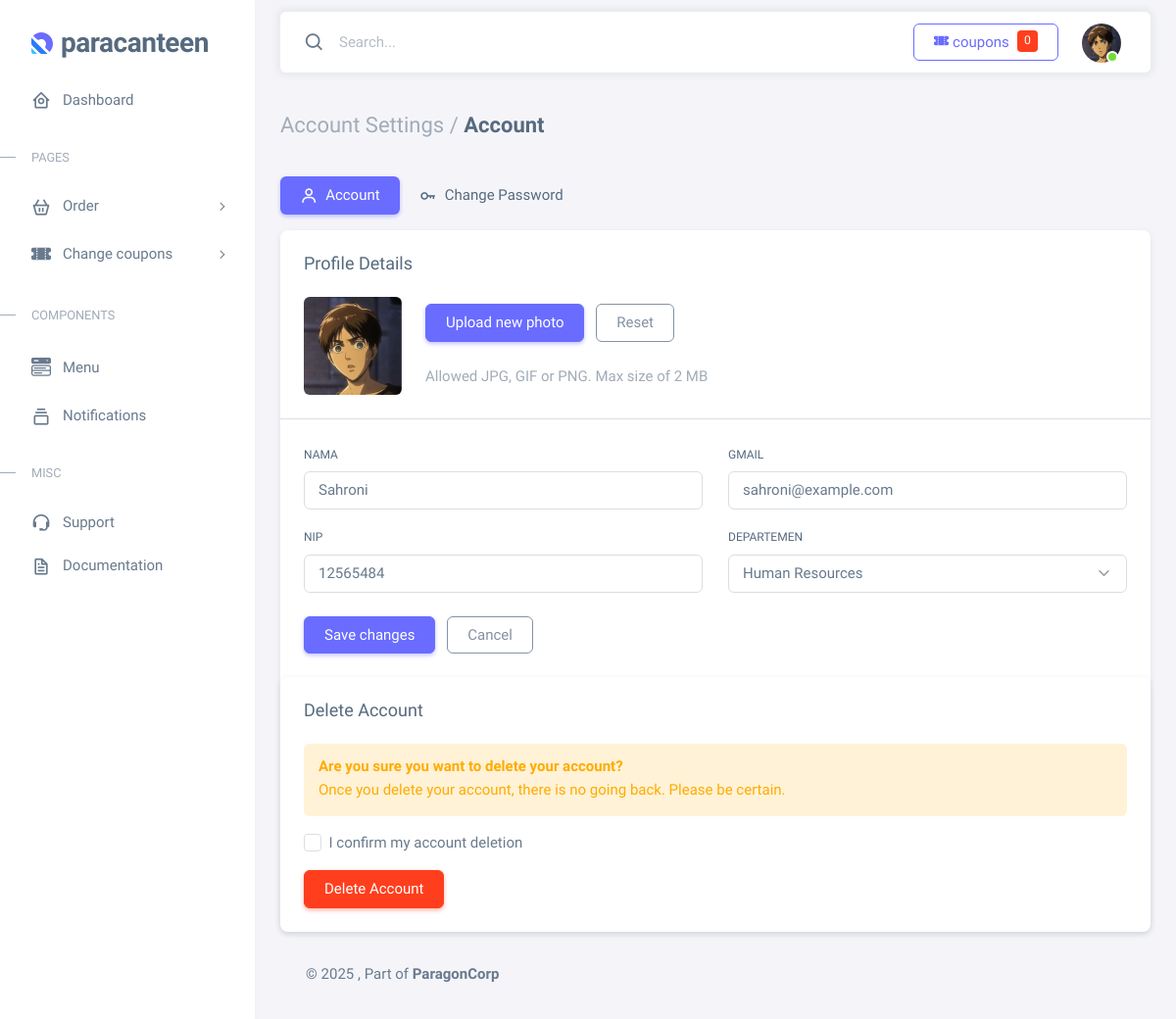
The page /user/account-settings.php (signed in) on the database its author committed.
### tables this page shows
CREATE TABLE `users` (
  `id` int(11) UNSIGNED NOT NULL,
  `nama` varchar(150) NOT NULL,
  `nip` varchar(50) NOT NULL,
  `gmail` varchar(255) NOT NULL,
  `password` char(32) NOT NULL,
  `created_at` timestamp NOT NULL DEFAULT current_timestamp(),
  `avatars` varchar(255) DEFAULT NULL,
  `departemen` varchar(255) DEFAULT NULL,
  `total_kupon` int(11) DEFAULT 0,
  `updated_at` timestamp NOT NULL DEFAULT current_timestamp() ON UPDATE current_timestamp()
);

### user/account-settings.php (the view, shortened to what this page needs)
<?php
require_once __DIR__ . '/config/db.php';
$user_id = isset($_SESSION['user_id']) ? (int)$_SESSION['user_id'] : 0;
$nip = '';
$gmail = '';
if ($user_id > 0 && isset($conn) && $conn instanceof mysqli) {
    if ($stmt = $conn->prepare('SELECT `nama`, `nip`, `gmail`, `avatars`, `departemen` FROM `users` WHERE `id` = ? LIMIT 1')) {
        $stmt->bind_param('i', $user_id);
        if ($stmt->execute()) {
            $res = $stmt->get_result();
            if ($res && $row = $res->fetch_assoc()) {
                $nip = $row['nip'] ?: '';
                $gmail = $row['gmail'] ?: '';
            }
        }
    }
}
$departemenOptions = [];
if (isset($conn) && $conn instanceof mysqli) {
    $queries = [
        "SELECT id, name AS nama FROM department ORDER BY name ASC",
        "SELECT id, nama FROM departemen ORDER BY nama ASC",
    ];
    foreach ($queries as $q) {
        if ($res = $conn->query($q)) {
            while ($row = $res->fetch_assoc()) {
                if (!empty($row['nama'])) { $departemenOptions[] = $row['nama']; }
            }
            if (!empty($departemenOptions)) { break; }
        }
    }
}
?>
<!DOCTYPE html>
<html
  lang="en"
  class="light-style layout-menu-fixed"
  dir="ltr"
  data-theme="theme-default"
  data-assets-path="../assets/"
  data-template="vertical-menu-template-free"
>
  <head>
    <link rel="stylesheet" href="../assets/vendor/fonts/boxicons.css" />
    <link rel="stylesheet" href="../assets/vendor/css/core.css" class="template-customizer-core-css" />
    <link rel="stylesheet" href="../assets/vendor/css/theme-default.css" class="template-customizer-theme-css" />
    <link rel="stylesheet" href="../assets/css/demo.css" />
    <link rel="stylesheet" href="../assets/vendor/libs/perfect-scrollbar/perfect-scrollbar.css" />
    <link rel="stylesheet" href="https://unpkg.com/cropperjs@1.5.13/dist/cropper.min.css" />
  </head>
  <body>
    <div class="layout-wrapper layout-content-navbar">
      <div class="layout-container">
        <?php include 'layout/sidebar.php'; ?>
        <div class="layout-page">
          <?php include 'layout/navbar.php'; ?>
          <div class="content-wrapper">
            <div class="container-xxl flex-grow-1 container-p-y">
              <h4 class="fw-bold py-3 mb-4"><span class="text-muted fw-light">Account Settings /</span> Account</h4>
              <div class="row">
                <div class="col-md-12">
                  <ul class="nav nav-pills flex-column flex-md-row mb-3">
                    <li class="nav-item">
                      <a class="nav-link active" href="javascript:void(0);"><i class="bx bx-user me-1"></i> Account</a>
                    </li>
                    <li class="nav-item">
                      <a class="nav-link" href="account-change-password.php"
                        ><i class="bx bx-key me-1"></i> Change Password</a
                      >
                    </li>
                  </ul>
                  <div class="card mb-4">
                    <h5 class="card-header">Profile Details</h5>
                    <div class="card-body">
                      <div class="d-flex align-items-start align-items-sm-center gap-4">
                        <img
                          src="<?= $avatarPath ?>"
                          alt="<?= htmlspecialchars($nama, ENT_QUOTES, 'UTF-8') ?>"
                          class="d-block rounded"
                          height="100"
                          width="100"
                          id="uploadedAvatar"
                        />
                        <div class="button-wrapper">
                          <label for="upload" class="btn btn-primary me-2 mb-4" tabindex="0">
                            <span class="d-none d-sm-block">Upload new photo</span>
                          </label>
                          <button type="button" class="btn btn-outline-secondary account-image-reset mb-4">
                            <span class="d-none d-sm-block">Reset</span>
                          </button>
                          <p class="text-muted mb-0">Allowed JPG, GIF or PNG. Max size of 2 MB</p>
                        </div>
                      </div>
                    </div>
                    <hr class="my-0" />
                    <div class="card-body">
                      <form id="formAccountSettings" method="POST" action="execution/account-update.php" enctype="multipart/form-data">
                        <div class="row">
                          <div class="mb-3 col-md-6">
                            <label for="nama" class="form-label">Nama</label>
                            <input
                              class="form-control"
                              type="text"
                              id="nama"
                              name="nama"
                              value="<?= htmlspecialchars($nama, ENT_QUOTES, 'UTF-8') ?>"
                              autofocus
                            />
                          </div>
                          <div class="mb-3 col-md-6">
                            <label for="gmail" class="form-label">Gmail</label>
                            <input class="form-control" type="email" name="gmail" id="gmail" value="<?= htmlspecialchars($gmail, ENT_QUOTES, 'UTF-8') ?>" />
                          </div>
                          <div class="mb-3 col-md-6">
                            <label for="nip" class="form-label">NIP</label>
                            <input type="text" class="form-control" id="nip" name="nip" value="<?= htmlspecialchars($nip, ENT_QUOTES, 'UTF-8') ?>" inputmode="numeric" pattern="\d*" oninput="this.value=this.value.replace(/[^0-9]/g,'')" />
                          </div>
                          <div class="mb-3 col-md-6">
                            <label for="departemen" class="form-label">Departemen</label>
                            <select id="departemen" name="departemen" class="form-select">
                              <?php foreach ($departemenOptions as $dep): $sel = ($dep === $departemen) ? ' selected' : ''; ?>
                                <option value="<?= htmlspecialchars($dep, ENT_QUOTES, 'UTF-8') ?>"<?= $sel ?>><?= htmlspecialchars($dep, ENT_QUOTES, 'UTF-8') ?></option>
                              <?php endforeach; ?>
                            </select>
                          </div>
                        <div class="mt-2">
                          <button type="submit" class="btn btn-primary me-2">Save changes</button>
                          <button type="reset" class="btn btn-outline-secondary">Cancel</button>
                        </div>
                      </form>
                    </div>
                  </div>
                  <div class="card">
                    <h5 class="card-header">Delete Account</h5>
                    <div class="card-body">
                      <div class="mb-3 col-12 mb-0">
                        <div class="alert alert-warning">
                          <h6 class="alert-heading fw-bold mb-1">Are you sure you want to delete your account?</h6>
                          <p class="mb-0">Once you delete your account, there is no going back. Please be certain.</p>
                        </div>
                      </div>
                      <form id="formAccountDeactivation" method="POST" action="execution/account-delete.php" onsubmit="return confirmDelete(event)">
                        <div class="form-check mb-3">
                          <input
                            class="form-check-input"
                            type="checkbox"
                            name="accountActivation"
                            id="accountActivation"
                            required
                          />
                          <label class="form-check-label" for="accountActivation">
                            I confirm my account deletion
                          </label>
                        </div>
                        <button type="submit" class="btn btn-danger deactivate-account">Delete Account</button>
                      </form>
                    </div>
                  </div>
                </div>
              </div>
            </div>
            <footer class="content-footer footer bg-footer-theme">
              <div class="container-xxl d-flex flex-wrap justify-content-between py-2 flex-md-row flex-column">
                <div class="mb-2 mb-md-0">
                  ©
                  , Part of
                  <a href="#" target="_blank" class="footer-link fw-bolder">ParagonCorp</a>
                </div>
              </div>
            </footer>
          </div>
        </div>
      </div>
    </div>
  </body>
</html>

### user/layout/navbar.php (shortened to what this page needs)
<!DOCTYPE html>
<html>
<?php
require_once dirname(__DIR__) . '/config/db.php';
$user_id = isset($_SESSION['user_id']) ? (int)$_SESSION['user_id'] : 0;
$nama = 'User';
$avatarPath = 'assets/img/avatars/1.png';
if ($user_id > 0 && isset($conn) && $conn instanceof mysqli) {
    if ($stmt = $conn->prepare('SELECT `nama`, `avatars`, `departemen` FROM `users` WHERE `id` = ? LIMIT 1')) {
        $stmt->bind_param('i', $user_id);
        if ($stmt->execute()) {
            $res = $stmt->get_result();
            if ($res && $row = $res->fetch_assoc()) {
                $nama = $row['nama'] ?: $nama;
                $departemen = $row['departemen'] ?: '';
                $dbAvatar = isset($row['avatars']) ? trim($row['avatars']) : '';
                if ($dbAvatar !== '') {
                    $avatarPath = $dbAvatar;
                }
            }
        }
    }
}
$avatarPath = trim($avatarPath);
if (preg_match('#^https?://#i', $avatarPath)) {
} elseif (strpos($avatarPath, '../assets/') === 0) {
} elseif (preg_match('#^(\./)?assets/#', $avatarPath)) {
    $avatarPath = '../' . preg_replace('#^\./#', '', $avatarPath);
} elseif (strpos($avatarPath, '/assets/') === 0) {
} else {
    $avatarPath = '../assets/img/avatars/' . basename($avatarPath);
}
?>
          <nav
            class="layout-navbar container-xxl navbar navbar-expand-xl navbar-detached align-items-center bg-navbar-theme"
            id="layout-navbar"
          >
            <div class="navbar-nav-right d-flex align-items-center" id="navbar-collapse">
              <div class="navbar-nav align-items-center">
                <div class="nav-item d-flex align-items-center">
                  <i class="bx bx-search fs-4 lh-0"></i>
                  <input
                    type="text"
                    class="form-control border-0 shadow-none"
                    placeholder="Search..."
                    aria-label="Search..."
                  />
                </div>
              </div>
              <ul class="navbar-nav flex-row align-items-center ms-auto">
                <?php
                $total_kupon_user = 0;
                if ($user_id > 0 && isset($conn) && $conn instanceof mysqli) {
                    if ($stmt2 = $conn->prepare('SELECT total_kupon FROM users WHERE id = ? LIMIT 1')) {
                        $stmt2->bind_param('i', $user_id);
                        if ($stmt2->execute()) {
                            $res2 = $stmt2->get_result();
                            if ($res2 && $row2 = $res2->fetch_assoc()) {
                                $total_kupon_user = (int)$row2['total_kupon'];
                            }
                        }
                    }
                }
                ?>
                <li class="nav-item lh-1 me-3">
                  <a href="#" class="btn btn-outline-primary d-flex align-items-center position-relative">
                    <i class="bi bi-ticket-perforated-fill me-1"></i> coupons
                    <span class="badge bg-danger ms-2"><?= $total_kupon_user ?></span>
                  </a>
                </li>
                <li class="nav-item navbar-dropdown dropdown-user dropdown">
                  <a class="nav-link dropdown-toggle hide-arrow" href="javascript:void(0);" data-bs-toggle="dropdown">
                    <div class="avatar avatar-online">
                      <img src="<?= $avatarPath ?>" alt="<?= htmlspecialchars($nama, ENT_QUOTES, 'UTF-8') ?>" class="w-px-40 h-auto rounded-circle" />
                    </div>
                  </a>
                </li>
              </ul>
            </div>
          </nav>
</html>

### assets/css/demo.css (style rules this page uses)
body::before { content: ""; position: static; background: linear-gradient(112deg, #ffffff, #ffffff); width: 2000px; height: 700px; left: 50%; top: 50%; transform: translate(-50%, -50%); }

### rows shown on the page
users: total_kupon "0", avatars (picture), nama "Sahroni", gmail "sahroni@example.com", nip "12565484"

### other values the page prints
form field departemen "Human Resources"
